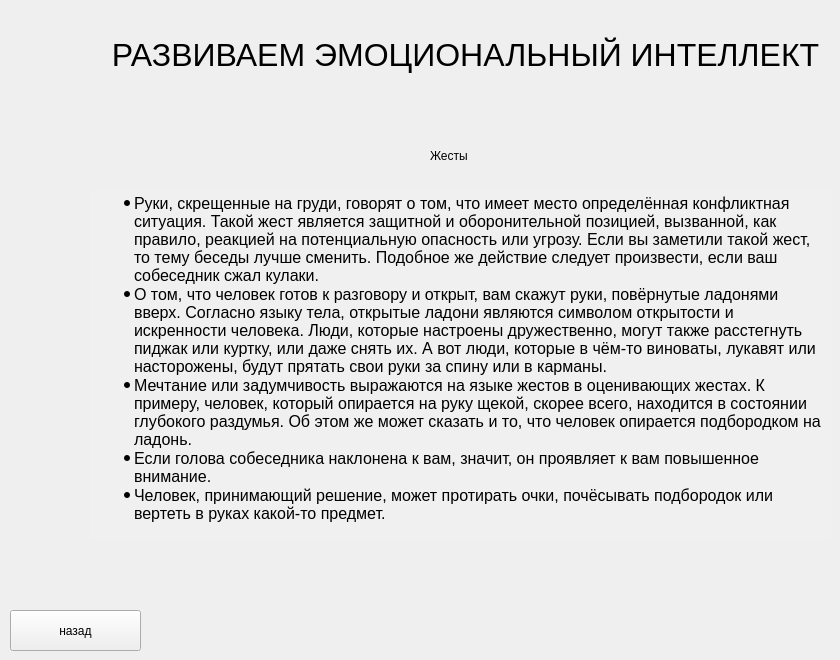
   <widget class="QWidget" name="page_71">
    <widget class="QLabel" name="label_353">
     <property name="geometry">
      <rect>
       <x>100</x>
       <y>10</y>
       <width>731</width>
       <height>91</height>
      </rect>
     </property>
     <property name="styleSheet">
      <string notr="true">font-family:Arial;
font-size:24pt;</string>
     </property>
     <property name="text">
      <string>&lt;html&gt;&lt;head/&gt;&lt;body&gt;&lt;p align=&quot;center&quot;&gt;РАЗВИВАЕМ ЭМОЦИОНАЛЬНЫЙ ИНТЕЛЛЕКТ&lt;/p&gt;&lt;/body&gt;&lt;/html&gt;</string>
     </property>
    </widget>
    <widget class="QTextEdit" name="textEdit_134">
     <property name="enabled">
      <bool>false</bool>
     </property>
     <property name="geometry">
      <rect>
       <x>90</x>
       <y>190</y>
       <width>741</width>
       <height>351</height>
      </rect>
     </property>
     <property name="styleSheet">
      <string notr="true">font: 12pt &quot;Arial&quot;;
background-color:#f0f0f0;
border:0;
color:black;</string>
     </property>
     <property name="verticalScrollBarPolicy">
      <enum>Qt::ScrollBarAlwaysOff</enum>
     </property>
     <property name="horizontalScrollBarPolicy">
      <enum>Qt::ScrollBarAlwaysOff</enum>
     </property>
     <property name="html">
      <string>&lt;!DOCTYPE HTML PUBLIC &quot;-//W3C//DTD HTML 4.0//EN&quot; &quot;http://www.w3.org/TR/REC-html40/strict.dtd&quot;&gt;
&lt;html&gt;&lt;head&gt;&lt;meta name=&quot;qrichtext&quot; content=&quot;1&quot; /&gt;&lt;style type=&quot;text/css&quot;&gt;
p, li { white-space: pre-wrap; }
&lt;/style&gt;&lt;/head&gt;&lt;body style=&quot; font-family:'Arial'; font-size:12pt; font-weight:400; font-style:normal;&quot;&gt;
&lt;ul style=&quot;margin-top: 0px; margin-bottom: 0px; margin-left: 0px; margin-right: 0px; -qt-list-indent: 1;&quot;&gt;&lt;li style=&quot; margin-top:12px; margin-bottom:0px; margin-left:0px; margin-right:0px; -qt-block-indent:0; text-indent:0px;&quot;&gt;&lt;span style=&quot; font-family:'Arial','sans-serif';&quot;&gt;Руки, скрещенные на груди, говорят о том, что имеет место определённая конфликтная ситуация. Такой жест является защитной и оборонительной позицией, вызванной, как правило, реакцией на потенциальную опасность или угрозу. Если вы заметили такой жест, то тему беседы лучше сменить. Подобное же действие следует произвести, если ваш собеседник сжал кулаки.&lt;/span&gt; &lt;/li&gt;
&lt;li style=&quot; margin-top:0px; margin-bottom:0px; margin-left:0px; margin-right:0px; -qt-block-indent:0; text-indent:0px;&quot;&gt;&lt;span style=&quot; font-family:'Arial','sans-serif';&quot;&gt;О том, что человек готов к разговору и открыт, вам скажут руки, повёрнутые ладонями вверх. Согласно языку тела, открытые ладони являются символом открытости и искренности человека. Люди, которые настроены дружественно, могут также расстегнуть пиджак или куртку, или даже снять их. А вот люди, которые в чём-то виноваты, лукавят или насторожены, будут прятать свои руки за спину или в карманы.&lt;/span&gt; &lt;/li&gt;
&lt;li style=&quot; margin-top:0px; margin-bottom:0px; margin-left:0px; margin-right:0px; -qt-block-indent:0; text-indent:0px;&quot;&gt;&lt;span style=&quot; font-family:'Arial','sans-serif';&quot;&gt;Мечтание или задумчивость выражаются на языке жестов в оценивающих жестах. К примеру, человек, который опирается на руку щекой, скорее всего, находится в состоянии глубокого раздумья. Об этом же может сказать и то, что человек опирается подбородком на ладонь.&lt;/span&gt; &lt;/li&gt;
&lt;li style=&quot; margin-top:0px; margin-bottom:0px; margin-left:0px; margin-right:0px; -qt-block-indent:0; text-indent:0px;&quot;&gt;&lt;span style=&quot; font-family:'Arial','sans-serif';&quot;&gt;Если голова собеседника наклонена к вам, значит, он проявляет к вам повышенное внимание.&lt;/span&gt; &lt;/li&gt;
&lt;li style=&quot; margin-top:0px; margin-bottom:12px; margin-left:0px; margin-right:0px; -qt-block-indent:0; text-indent:0px;&quot;&gt;&lt;span style=&quot; font-family:'Arial','sans-serif';&quot;&gt;Человек, принимающий решение, может протирать очки, почёсывать подбородок или вертеть в руках какой-то предмет.&lt;/span&gt; &lt;/li&gt;&lt;/ul&gt;&lt;/body&gt;&lt;/html&gt;</string>
     </property>
    </widget>
    <widget class="QPushButton" name="pushButton_445">
     <property name="geometry">
      <rect>
       <x>10</x>
       <y>610</y>
       <width>131</width>
       <height>41</height>
      </rect>
     </property>
     <property name="text">
      <string>назад</string>
     </property>
    </widget>
    <widget class="QLabel" name="label_354">
     <property name="geometry">
      <rect>
       <x>430</x>
       <y>130</y>
       <width>91</width>
       <height>51</height>
      </rect>
     </property>
     <property name="styleSheet">
      <string notr="true">font: 20pt &quot;Arial&quot;;</string>
     </property>
     <property name="text">
      <string>Жесты</string>
     </property>
    </widget>
   </widget>
